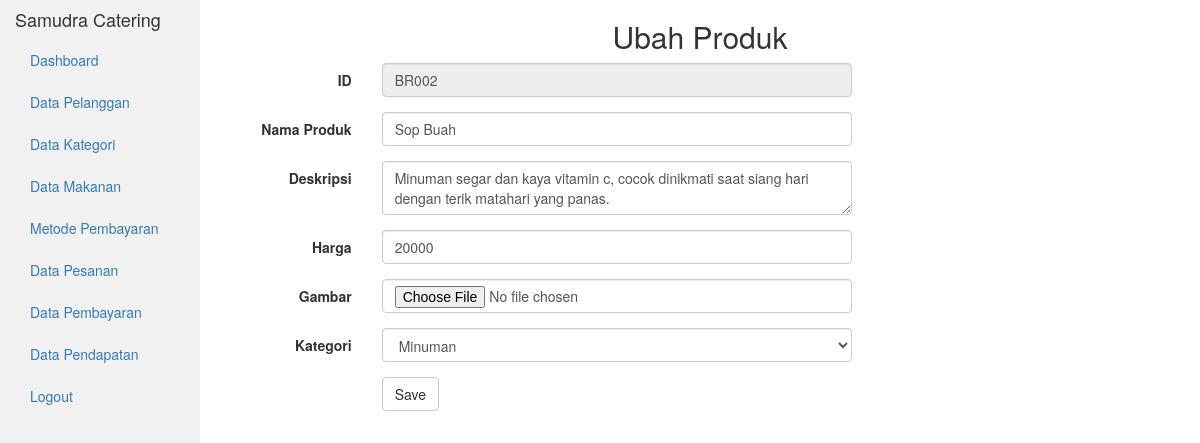
The app's page /admin/Produk/update_produk/BR002 with its own data.
### tables this page shows
CREATE TABLE `tbl_produk` (
  `id_produk` varchar(10) NOT NULL,
  `nama_produk` varchar(50) DEFAULT NULL,
  `deskripsi` varchar(150) DEFAULT NULL,
  `harga` varchar(10) DEFAULT NULL,
  `gambar` varchar(50) DEFAULT NULL,
  `kategori` int(10) DEFAULT NULL
);

### application/controllers/admin/Produk.php (called while the page is built, shortened)
<?php
class Produk extends CI_Controller {
  public function __construct()
  {
      $this->load->model('admin/Produk_model');
  }
  public function update_produk($id_produk){
      $this->form_validation->set_rules('id_produk', 'ID', 'required');
      $this->form_validation->set_rules('nama_produk', 'Nama Produk', 'required');
      $this->form_validation->set_rules('deskripsi', 'Deskripsi', 'required');
      $this->form_validation->set_rules('harga', 'Harga', 'required|integer');
      $this->form_validation->set_rules('gambar', 'Gambar');
      $this->form_validation->set_rules('kategori', 'Kategori', 'required');
          if ($this->form_validation->run() == FALSE)
          {
              $data3['kategori']=$this->Produk_model->get_kategori();
              $data3['produk'] = $this->Produk_model->find($id_produk);
              $this->load->view('admin/ubah_produk',$data3);
    }
  }
  }
?>

### index.php (called while the page is built, shortened)
<?php
require_once BASEPATH.'core/CodeIgniter.php';

### application/models/admin/Produk_model.php (called while the page is built, shortened)
<?php
class Produk_model extends CI_Model {
    public function find($id_produk) {
      $hasil = $this->db->where('id_produk',$id_produk)
                        ->limit(1)
                        ->get('tbl_produk');
      if($hasil->num_rows()>0){
        return $hasil->row();
      }else {
        return array();
      }
    }
    public function get_kategori()
    {
      $coba = $this->db->query("SELECT * FROM tbl_kategori");
      return $coba->result();
    }
}
?>

### application/views/admin/ubah_produk.php (the view, shortened to what this page needs)
<?php
    $id_produk    = $produk->id_produk;
if($this->input->post('is_submitted')){
  $nama_produk  = set_value('nama_produk');
  $deskripsi  = set_value('deskripsi');
  $harga      = set_value('harga');
  $gambar     = set_value('gambar');
  $kategori   = set_value('kategori');
} else {
    $nama_produk  = $produk->nama_produk;
    $deskripsi    = $produk->deskripsi;
    $harga        = $produk->harga;
}
 ?>
<!DOCTYPE html>
<html lang="en">
<head>
  <link rel="stylesheet" href="<?php echo base_url()?>assets/bootstrap/css/bootstrap.min.css"/>
  <link rel="stylesheet" type="text/css" href="<?php echo base_url()?>assets/bootstrap/css/dataTables.bootstrap.min.css"/>
</head>
<body>
<div class="container-fluid">
  <div class="row content">
    <div class="col-sm-2 sidenav">
      <h4>Samudra Catering</h4>
      <ul class="nav nav-pills nav-stacked">
      <li><a href="<?php echo base_url('admin/Admin')?>">Dashboard</a></li>
      <li><a href="<?php echo base_url('admin/Pelanggan')?>">Data Pelanggan</a></li>
      <li><a href="<?php echo base_url('admin/Kategori')?>">Data Kategori</a></li>
      <li><a href="<?php echo base_url('admin/Produk')?>">Data Makanan</a></li>
      <li><a href="<?php echo base_url('admin/Metode_bayar')?>">Metode Pembayaran</a></li>
      <li><a href="<?php echo base_url('admin/Order')?>">Data Pesanan</a></li>
      <li><a href="<?php echo base_url('admin/Pembayaran')?>">Data Pembayaran</a></li>
      <li><a href="<?php echo base_url('admin/Pendapatan')?>">Data Pendapatan</a></li>
      <li><?php echo anchor('logout', 'Logout'); ?></li>
      </ul><br>
    </div>
    <div class="col-sm-10">
     <h2 align="center">Ubah Produk</h2>
  <?php echo form_open_multipart ('admin/Upload/update_image/'.$id_produk,['class'=>'form-horizontal']) ?>
  <div class="form-group">
    <label for="inputEmail3" class="col-sm-2 control-label">ID</label>
    <div class="col-sm-6">
      <input type="text" class="form-control" name="id_produk" placeholder="" value="<?= $id_produk ?>" readonly>
    </div>
  </div>
  <div class="form-group">
    <label for="inputPassword3" class="col-sm-2 control-label">Nama Produk</label>
    <div class="col-sm-6">
      <input type="text" class="form-control" name="nama_produk" placeholder="" value="<?= $nama_produk ?>">
    </div>
  </div>
  <div class="form-group">
    <label for="inputPassword3" class="col-sm-2 control-label">Deskripsi</label>
    <div class="col-sm-6">
      <textarea class="form-control" name="deskripsi"><?= $deskripsi ?></textarea>
    </div>
  </div>
  <div class="form-group">
    <label for="inputPassword3" class="col-sm-2 control-label">Harga</label>
    <div class="col-sm-6">
      <input type="text" class="form-control" name="harga" placeholder="" value="<?= $harga ?>">
    </div>
  </div>
  <div class="form-group">
    <label for="inputPassword3" class="col-sm-2 control-label">Gambar</label>
    <div class="col-sm-6">
      <input type="file" class="form-control" name="gambar">
    </div>
  </div>
  <div class="form-group">
    <label for="inputPassword3" class="col-sm-2 control-label">Kategori</label>
    <div class="col-sm-6">
      <select name="kategori" class="form-control">
        <?php foreach($kategori as $a) { ?>
          <option value="<?php echo $a->id ?>"><?= $a->nama_kategori ?></option>
        <?php } ?>
      </select>
    </div>
  </div>
  <div class="form-group">
    <div class="col-sm-offset-2 col-sm-6">
      <button type="submit" class="btn btn-default" name="btnSubmit">Save</button>
    </div>
  </div>
  <?= form_close() ?>
    </div>
  </div>
</div>
</body>
</html>

### application/views/admin/ubah_produk.php (style rules this page uses)
.row.content { height: 1500px }
.sidenav { background-color: #f1f1f1; height: 100%; }

### records on screen
tbl_produk: id_produk "BR002", nama_produk "Sop Buah", deskripsi "Minuman segar dan kaya vitamin c, cocok dinikmati saat siang hari dengan terik matahari yang panas.", harga "20000"

### other values on screen
anchor('logout', 'Logout') "Logout"
form field kategori "Minuman"
